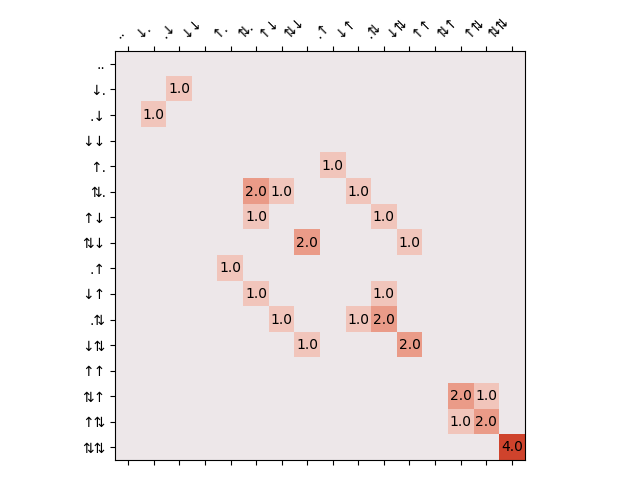

The script that saved this image:
# coding: utf-8
#
# This code is part of exactdiag.
#
# Copyright (c) 2022, Dylan Jones

import lattpy as lp
import matplotlib.pyplot as plt
import exactdiag as ed


def main():
    num_sites = 2
    u = 2.0

    latt = lp.finite_hypercubic(num_sites)
    model = ed.models.HubbardModel(latt, inter=u)

    sector = model.basis.get_sector()
    ham = model.hamiltonian(sector=sector)
    ax = ed.matshow(ham, ticklabels=sector.state_labels(), values=True)
    fig = ax.get_figure()
    fig.tight_layout()
    fig.savefig("hubbard_ham.png")
    plt.show()


if __name__ == "__main__":
    main()
